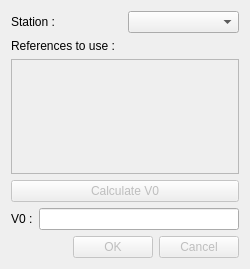
<?xml version="1.0" encoding="UTF-8"?>
<ui version="4.0">
 <class>TT_DialogV0</class>
 <widget class="QDialog" name="TT_DialogV0">
  <property name="geometry">
   <rect>
    <x>0</x>
    <y>0</y>
    <width>250</width>
    <height>269</height>
   </rect>
  </property>
  <property name="windowTitle">
   <string>Calculate V0</string>
  </property>
  <layout class="QVBoxLayout" name="verticalLayout">
   <item>
    <layout class="QHBoxLayout" name="horizontalLayout">
     <item>
      <widget class="QLabel" name="lbStation">
       <property name="text">
        <string>Station :</string>
       </property>
      </widget>
     </item>
     <item>
      <widget class="QComboBox" name="cbStation"/>
     </item>
    </layout>
   </item>
   <item>
    <widget class="QLabel" name="lbReferences">
     <property name="text">
      <string>References to use :</string>
     </property>
    </widget>
   </item>
   <item>
    <widget class="QScrollArea" name="scrollArea">
     <property name="widgetResizable">
      <bool>true</bool>
     </property>
     <widget class="QWidget" name="scrollAreaWidgetContents">
      <property name="geometry">
       <rect>
        <x>0</x>
        <y>0</y>
        <width>230</width>
        <height>93</height>
       </rect>
      </property>
      <layout class="QVBoxLayout" name="verticalLayout_2"/>
     </widget>
    </widget>
   </item>
   <item>
    <widget class="QPushButton" name="pbCalculate">
     <property name="enabled">
      <bool>false</bool>
     </property>
     <property name="text">
      <string>Calculate V0</string>
     </property>
    </widget>
   </item>
   <item>
    <layout class="QHBoxLayout" name="horizontalLayout_2">
     <item>
      <widget class="QLabel" name="lbV0">
       <property name="text">
        <string>V0 :</string>
       </property>
      </widget>
     </item>
     <item>
      <widget class="QLineEdit" name="leV0">
       <property name="readOnly">
        <bool>true</bool>
       </property>
      </widget>
     </item>
    </layout>
   </item>
   <item>
    <widget class="QDialogButtonBox" name="buttonBox">
     <property name="enabled">
      <bool>false</bool>
     </property>
     <property name="orientation">
      <enum>Qt::Horizontal</enum>
     </property>
     <property name="standardButtons">
      <set>QDialogButtonBox::Cancel|QDialogButtonBox::Ok</set>
     </property>
    </widget>
   </item>
  </layout>
 </widget>
 <resources/>
 <connections>
  <connection>
   <sender>buttonBox</sender>
   <signal>accepted()</signal>
   <receiver>TT_DialogV0</receiver>
   <slot>accept()</slot>
   <hints>
    <hint type="sourcelabel">
     <x>248</x>
     <y>254</y>
    </hint>
    <hint type="destinationlabel">
     <x>157</x>
     <y>274</y>
    </hint>
   </hints>
  </connection>
  <connection>
   <sender>buttonBox</sender>
   <signal>rejected()</signal>
   <receiver>TT_DialogV0</receiver>
   <slot>reject()</slot>
   <hints>
    <hint type="sourcelabel">
     <x>316</x>
     <y>260</y>
    </hint>
    <hint type="destinationlabel">
     <x>286</x>
     <y>274</y>
    </hint>
   </hints>
  </connection>
 </connections>
</ui>
